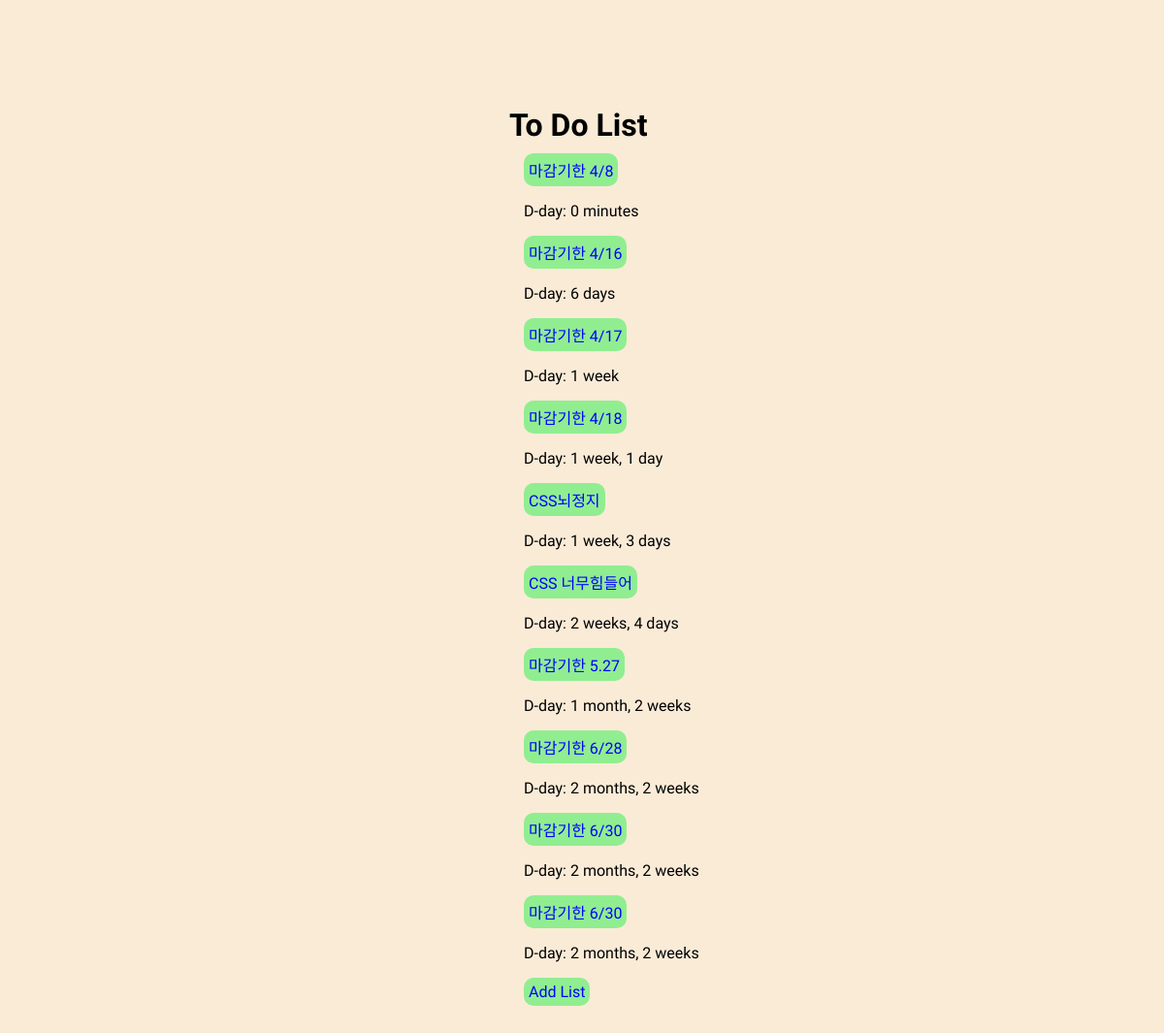
The page / on the database its author committed.
### myapp/models.py (models this page shows, shortened)
class Post(models.Model):
    title = models.CharField(max_length=200)
    content = models.TextField()
    deadline = models.DateField()
    time = models.DateTimeField(auto_now=True)

### myapp/views.py (the view)
# urls.py: 2. Add a URL to urlpatterns:  path('', views.home, name='home')
def home(request):
    posts = Post.objects.order_by('deadline')
    today = datetime.date.today()
    return render(request, 'home.html', {'posts' : posts, 'today' : today})

### myapp/templates/home.html (shortened to what this page needs)
<!DOCTYPE html>
<html lang="en">
<head>
    {% load static %}
    <link rel="stylesheet" type="text/css" href="{% static 'home.css' %}">
</head>
<body>
    <div class="do_list">
        <div class="h1"><h1>To Do List</h1></div>
        <ul>
            {%	for	post in	posts	%}
                <a class="list" href = "{% url 'detail' post.pk %}"><li>{{ post.title }}</li></a><p>D-day:&nbsp;{{ post.deadline|timeuntil:today }}</p>
            {% endfor %}
        </ul>
        <a href="{%	url 'new' %}">Add List</a>
    </div>
</body>
</html>

### myapp/static/home.css (style rules this page uses)
body { background-color: antiquewhite; width: 100%; margin: 0; display:inline-block; padding-top:10%; padding-bottom:10% }
.do_list { display: inline-block; position: relative; left: 45%; }
h1 { font-family: 'Gowun Batang', serif; display: inline; }
p { font-family: 'Gowun Batang', serif; }
ul { list-style: none; margin:0px; padding:0px; }
a { text-decoration : none; font-family: 'Gowun Batang', serif; color: blue; }
a:link, a:visited { background-color: lightgreen; display: inline-block; text-align: center; border-radius: 10px; padding: 5px; }
.h1 { position:relative; right:15px; bottom: 10px; }
p { font-weight:500; }

### rows shown on the page
Post: title "마감기한 4/8", deadline "0 minutes"
Post: title "마감기한 4/16", deadline "6 days"
Post: title "마감기한 4/17", deadline "1 week"
Post: title "마감기한 4/18", deadline "1 week, 1 day"
Post: title "CSS뇌정지", deadline "1 week, 3 days"
Post: title "CSS 너무힘들어", deadline "2 weeks, 4 days"
Post: title "마감기한 5.27", deadline "1 month, 2 weeks"
Post: title "마감기한 6/28", deadline "2 months, 2 weeks"
Post: title "마감기한 6/30", deadline "2 months, 2 weeks"
Post: title "마감기한 6/30", deadline "2 months, 2 weeks"
